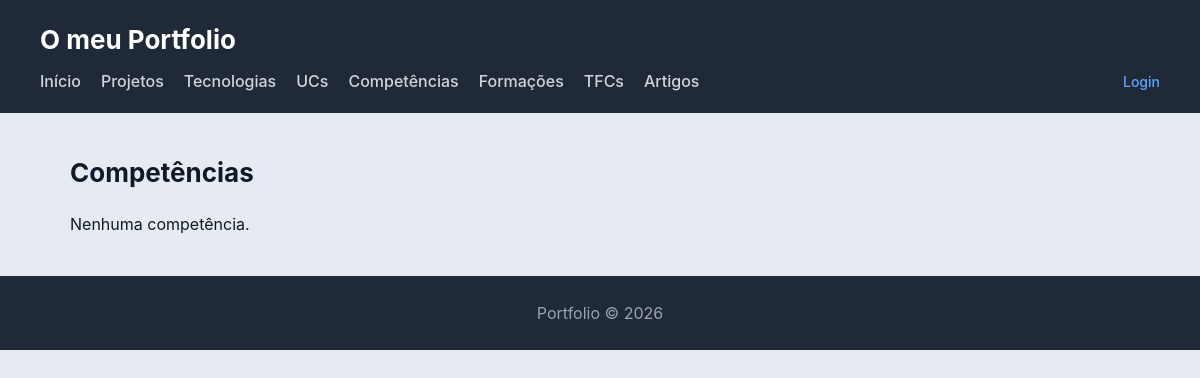
Before: /competencias/ with the older database file.
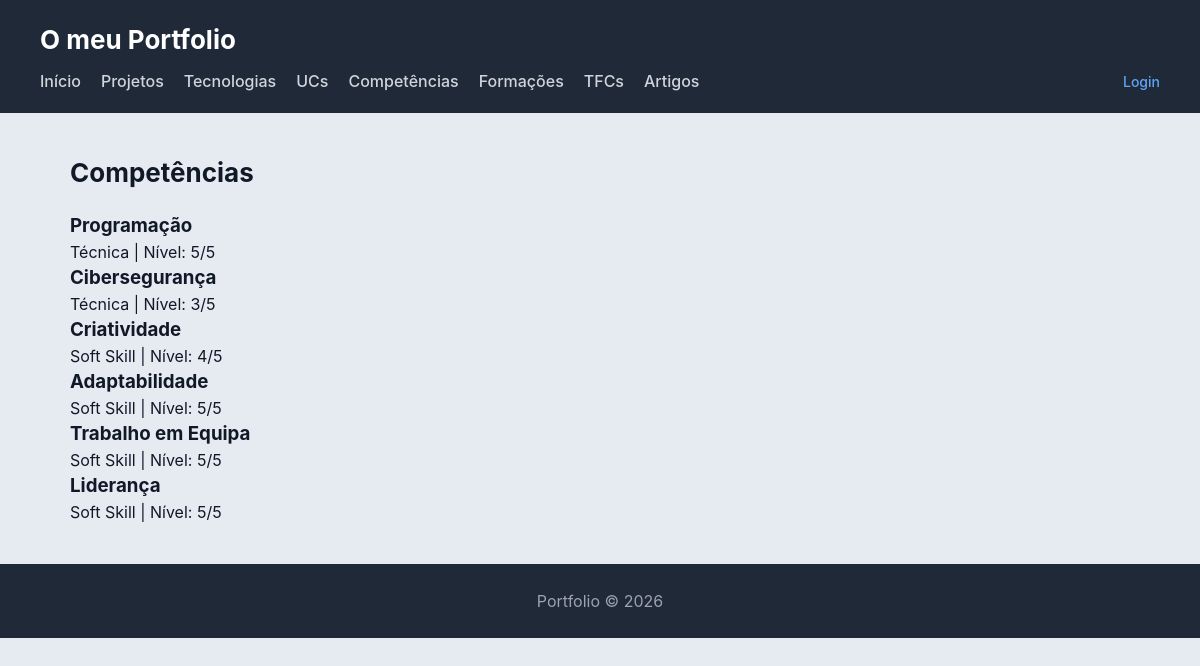
After: the same page with the newer database file.
### portfolio/models.py (models this page shows, shortened)
class Competencia(models.Model):
    TIPO_CHOICES = [
        ('tecnica', 'Técnica'),
        ('transversal', 'Transversal'),
        ('soft', 'Soft Skill'),
    ]
    nome = models.CharField(max_length=200)
    tipo = models.CharField(max_length=20, choices=TIPO_CHOICES)
    descricao = models.TextField()
    nivel = models.IntegerField(validators=[MinValueValidator(1), MaxValueValidator(5)])
    tecnologias = models.ManyToManyField(Tecnologia, blank=True, related_name='competencias')
    projetos = models.ManyToManyField(Projeto, blank=True, related_name='competencias')
    class Meta:
        verbose_name = 'Competência'
        verbose_name_plural = 'Competências'

### portfolio/views.py (the view)
# urls.py: path('competencias/', views.competencias_view, name='competencias'),
def competencias_view(request):
    competencias = Competencia.objects.all()
    return render(request, 'portfolio/competencias.html', {'competencias': competencias})

### accounts/templatetags/accounts_extras.py (called while the page is built)
@register.filter
def tem_grupo(user, grupo):
    return user.is_authenticated and user.groups.filter(name=grupo).exists()

### portfolio/templates/portfolio/competencias.html (shortened to what this page needs)
{% extends 'portfolio/base.html' %}
{% load accounts_extras %}
{% block content %}
<h2>Competências</h2>
{% for c in competencias %}
<article>
    <h3>{{ c.nome }}</h3>
    <p>{{ c.get_tipo_display }} | Nível: {{ c.nivel }}/5</p>
</article>
{% empty %}<p>Nenhuma competência.</p>
{% endfor %}
{% endblock %}

Changed rows visible on the page:
added Competencia: nome "Programação", tipo "Técnica", nivel "5"
added Competencia: nome "Cibersegurança", tipo "Técnica", nivel "3"
added Competencia: nome "Criatividade", tipo "Soft Skill", nivel "4"
added Competencia: nome "Adaptabilidade", tipo "Soft Skill", nivel "5"
added Competencia: nome "Trabalho em Equipa", tipo "Soft Skill", nivel "5"
added Competencia: nome "Liderança", tipo "Soft Skill", nivel "5"
Other visible differences:
text no longer shown: "Nenhuma competência."
